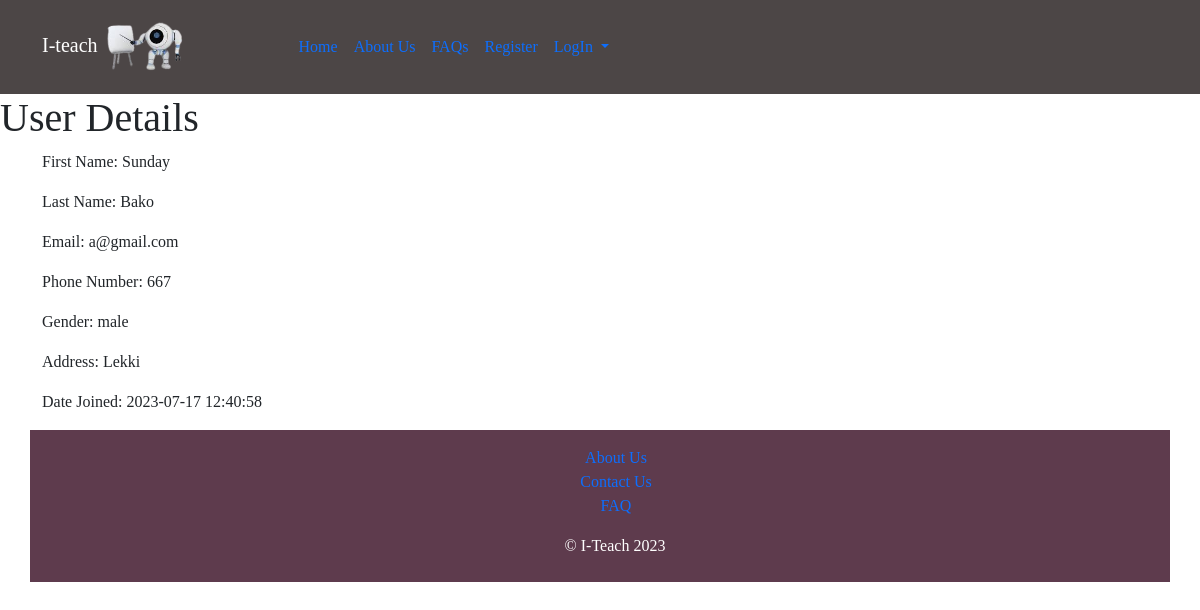
The app's page /userDetails.php?id=1 with its own data.
### tables this page shows
CREATE TABLE `user` (
  `user_id` int(11) NOT NULL,
  `user_firstName` varchar(100) DEFAULT NULL,
  `user_lastName` varchar(100) DEFAULT NULL,
  `user_email` varchar(100) DEFAULT NULL,
  `user_phoneNumber` varchar(50) DEFAULT NULL,
  `user_gender` enum('male','female') DEFAULT NULL,
  `user_address` varchar(200) DEFAULT NULL,
  `user_password` varchar(200) DEFAULT NULL,
  `user_confirmPassword` varchar(200) DEFAULT NULL,
  `user_image` varchar(200) NOT NULL,
  `user_state` varchar(50) DEFAULT NULL,
  `user_created` timestamp NOT NULL DEFAULT current_timestamp()
);

### classes/dbconnection.php (called while the page is built, shortened)
<?php
class Dbconnection{
    private $conn;
    public function connect(){
        try{
            $this->conn = new PDO(self::DSN, self::DB_USERNAME, self::DB_PASSWORD);
            $this->conn->setAttribute(PDO::ATTR_ERRMODE, PDO::ERRMODE_EXCEPTION);
        }catch(PDOException $ex){
            error_log("Connection Unsuccessful". $ex->getMessage());
        }
        return $this->conn;
    }
}
?>

### classes/User.php (called while the page is built, shortened)
<?php
require_once("Dbconnection.php");
class User extends Dbconnection{
    private $conn;
    public function __construct(){
        $this->conn = $this->connect();
    }
        public function getUserDetails($user_id){
        $sql = "SELECT * FROM user WHERE user_id=?";
        $stmt= $this->conn->prepare($sql);
        $stmt->execute([$user_id]);
        $result= $stmt->fetch(PDO::FETCH_ASSOC);
        return $result;
    }
}

### userDetails.php (the view, shortened to what this page needs)
<?php
require_once("partials/header1.php");
require_once("classes/User.php");
 if(isset($_GET["id"])){
     $user_id = $_GET["id"];
     $user = new User();
     $users = $user->getUserDetails($user_id);
 }else{
     header("location:index.php");
     exit();
 }
?>
<h1>User Details</h1>
    <div class="container">
        <div class="row">
            <div class="col-md-6">
            <p> First Name: <?php echo $users["user_firstName"]?></p>
            <p> Last Name: <?php echo $users["user_lastName"]?></p>
            <p> Email: <?php echo $users["user_email"]?></p>
            <p> Phone Number: <?php echo $users["user_phoneNumber"]?></p>
            <p> Gender: <?php echo $users["user_gender"]?></p>
            <p> Address: <?php echo $users["user_address"]?></p>
            <p> Date Joined: <?php echo $users["user_created"]?></p>
            </div>
            <div class="col-md-6">
        </div>
    </div>
<?php
require_once("partials/footer.php");
?>

### assets/css/miniproject.css (style rules this page uses)
* { box-sizing:border-box; }
div { border:0px solid red; }
h1,h2,h3,h4,h5,p,a,button,input,div { font-family:algerian serif; }

### records on screen
user: user_firstName "Sunday", user_lastName "Bako", user_email "a@gmail.com", user_phoneNumber "667", user_gender "male", user_address "Lekki", user_created "2023-07-17 12:40:58"
